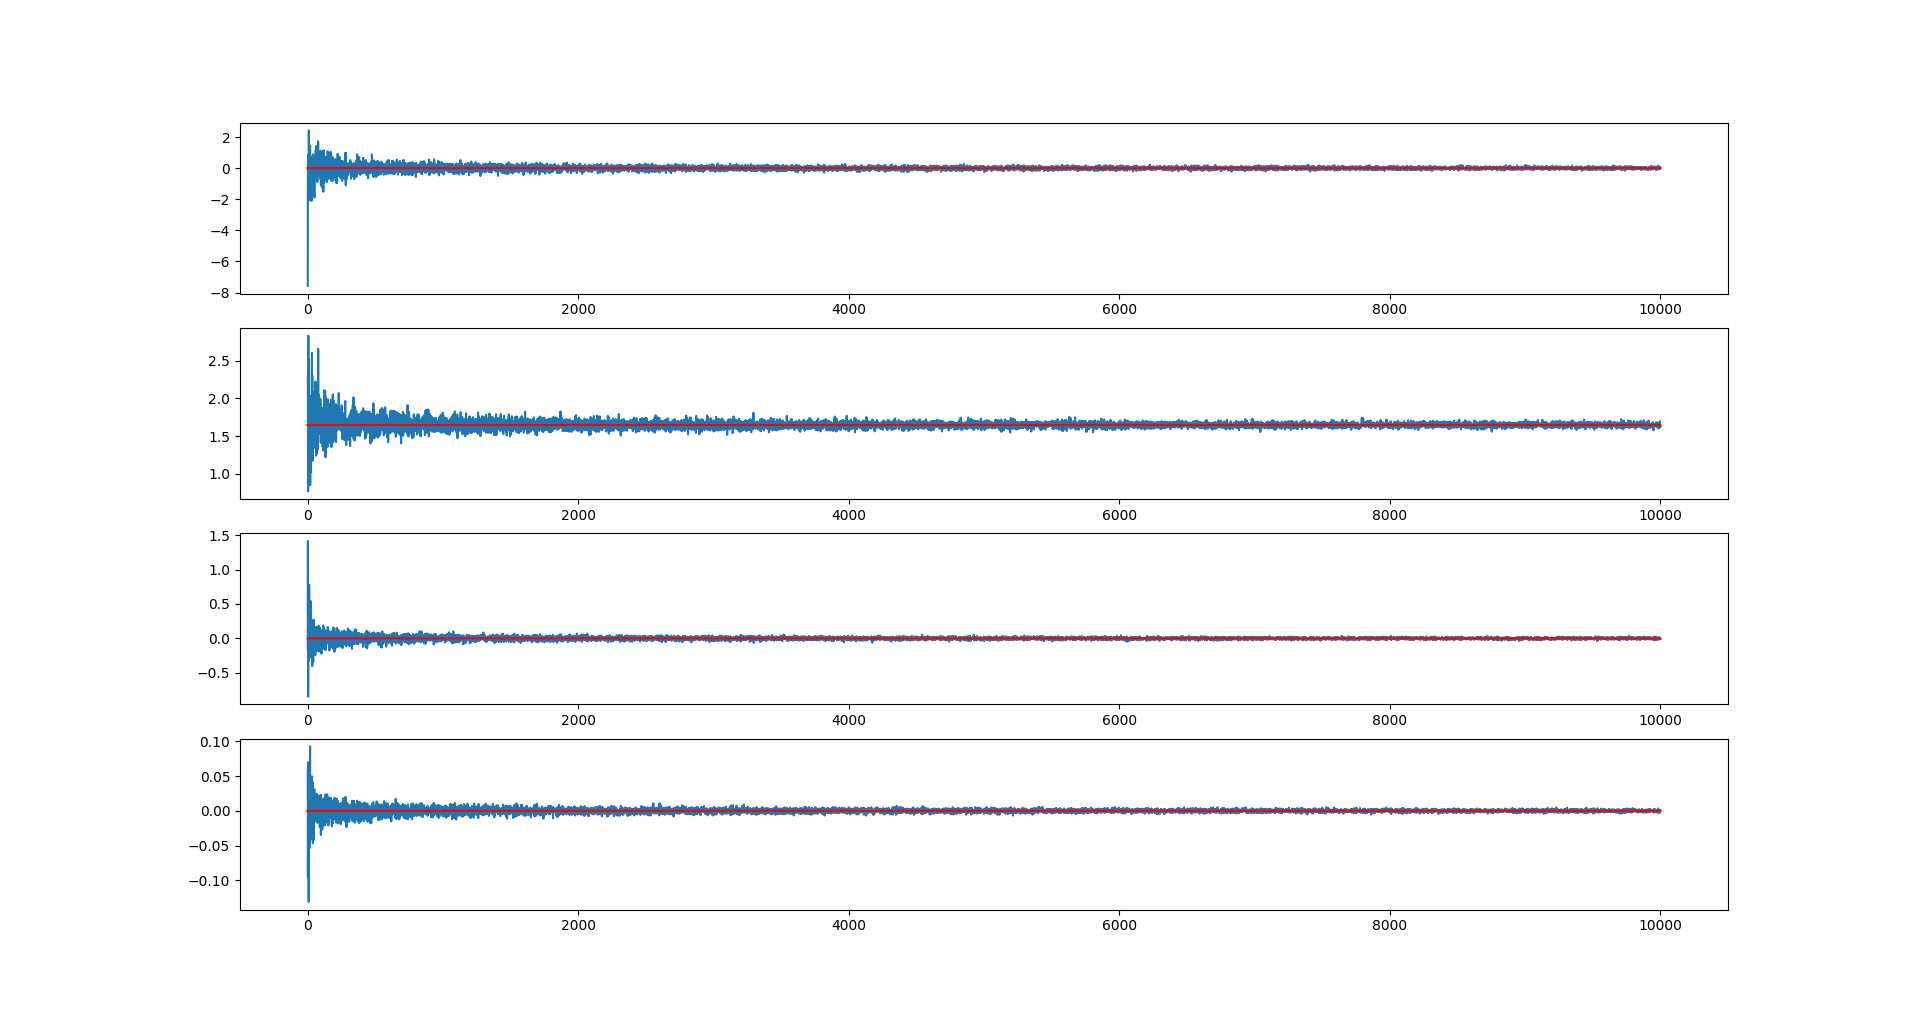

Generate this figure with Python:
import numpy as np
import matplotlib.pyplot as plt

## LLN basically states as we take more and more samples from a single distribution and take the mean of them
## The mean tends to the mean of the original distribution

## Here I am plotting a graph of the mean of the samples drawn from a given distribution vs
## the number of samples chosen

# Uniform Random Variable
n1 = 10000
a = []
for i in range(n1):
    a.append(np.mean(np.random.uniform(-10,10,(i,))))

# Log-Normal Random Variable
n2 = 10000
b = []
mean = 0.0
sigma = 1.0
for i in range(n2):
    b.append(np.mean(np.random.lognormal(mean,sigma,(i,))))

act_mean = np.exp(mean + (sigma**2)/2)
# Gaussian Random Variable
n3 = 10000
c = []
for i in range(n3):
    c.append(np.mean(np.random.normal(0,1,(i,))))

# Laplace Random Variable
n4 = 10000
d = []
for i in range(n4):
    d.append(np.mean(np.random.laplace(0,0.1,(i,))))

llns = [a,b,c,d]

fig, ax = plt.subplots(4, 1)

for i in range(len(llns)):
    ax[i].plot(llns[i])
    if (i != 1):
        ax[i].plot(np.zeros(np.shape(llns[i])), 'r')
    else:
        ax[i].plot(np.zeros(np.shape(llns[i])) + act_mean, 'r')
plt.show()
